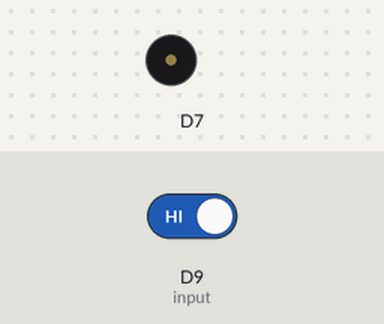
Simulated run of this program. Board: CircuitPython board. On the bench: buzzer (waves = sounding). The inputs (shaded band) are chosen by the test bench; at power-on: D9 (input) HIGH.

Above: at 1.2 s.
1.3 s: D9 (input) driven LOW
At 1.45 s:
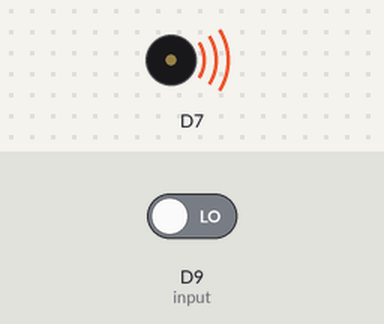
4.3 s: D9 (input) driven HIGH
At 4.7 s:
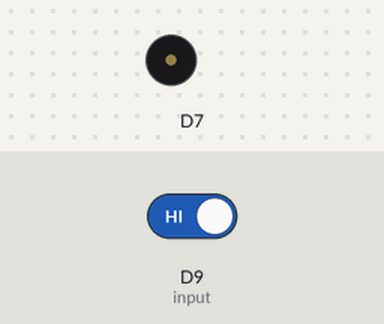
Timing chart, 0 to 7.3 s (numbered marks = the images above; inputs shaded):
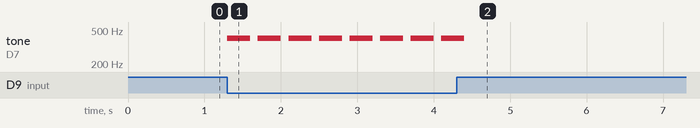

Measured:
- after the input at 1.3 s, tone on D7: alternates 400 Hz for 0.30 s and silent for 0.10 s, starting at once
- after the input at 4.3 s, tone on D7: goes on until 4.4 s, then stays silent

The program:

3_input.py
```python
"""
Description:
    Plays a tone on the buzzer if the connected sensor value reads False

Cable Connections:
    Buzzer Vcc -> 3V3
    Buzzer Gnd -> GND
    Buzzer I/O -> D7

    Sensor Vcc -> 3V3
    Sensor Gnd -> GND
    Sensor S   -> D9

Additional Challenges:
    - Play a melody when the sensor activates
    - USe multiple sensors and do different actions for each of them
"""
import board
import simpleio
from digitalio import DigitalInOut, Direction
import time

# Set the D9 pin up to read from the sensor
input = DigitalInOut(board.D9)
input.direction = Direction.INPUT

while True:
    # If the sensor is activated, play a short tone on the buzzer
    if input.value == False:
        simpleio.tone(board.D7, 400, duration=0.3)
    time.sleep(0.1)
```
